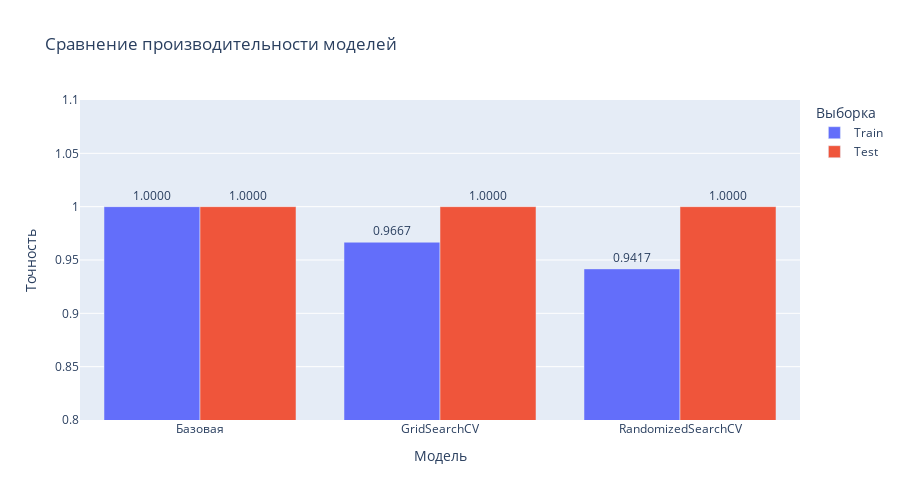

The code cell stored with this chart in its notebook:
### Markdown cell above
## Задание 4: Оптимизация гиперпараметров

1. Определите сетку параметров для поиска:
   - max_depth: [3, 5, 7, 10]
   - min_samples_split: [2, 5, 10]
   - min_samples_leaf: [1, 2, 4]
   - criterion: ['gini', 'entropy']

2. Используйте GridSearchCV для поиска лучших параметров
3. Визуализируйте результаты поиска по сетке
4. Сравните производительность оптимизированной модели с базовой

Дополнительно:
- Попробуйте добавить другие параметры для оптимизации
- Используйте RandomizedSearchCV для сравнения

### Code cell
import numpy as np
import pandas as pd
import matplotlib.pyplot as plt
import seaborn as sns
import plotly.express as px
import plotly.graph_objects as go
from sklearn.datasets import load_iris
from sklearn.model_selection import train_test_split, GridSearchCV, RandomizedSearchCV
from sklearn.tree import DecisionTreeClassifier, plot_tree
from sklearn.metrics import accuracy_score, classification_report
import time

iris = load_iris()
X = iris.data
y = iris.target

X_train, X_test, y_train, y_test = train_test_split(
    X, y, test_size=0.2, random_state=42
)

base_tree = DecisionTreeClassifier(random_state=42)
base_tree.fit(X_train, y_train)
base_train_score = base_tree.score(X_train, y_train)
base_test_score = base_tree.score(X_test, y_test)

print("=" * 60)
print("ЗАДАНИЕ 4: ОПТИМИЗАЦИЯ ГИПЕРПАРАМЕТРОВ")
print("=" * 60)

print("\nБазовая модель:")
print(f"  Точность на обучающей выборке: {base_train_score:.4f}")
print(f"  Точность на тестовой выборке: {base_test_score:.4f}")

param_grid = {
    'max_depth': [3, 5, 7, 10],
    'min_samples_split': [2, 5, 10],
    'min_samples_leaf': [1, 2, 4],
    'criterion': ['gini', 'entropy']
}

print("\n" + "=" * 60)
print("GRIDSEARCHCV - ПОИСК ЛУЧШИХ ПАРАМЕТРОВ")
print("=" * 60)
print(f"\nСетка параметров:")
for param, values in param_grid.items():
    print(f"  {param}: {values}")
print(f"\nВсего комбинаций: {np.prod([len(v) for v in param_grid.values()])}")

start_time = time.time()
grid_search = GridSearchCV(
    DecisionTreeClassifier(random_state=42),
    param_grid,
    cv=5,
    scoring='accuracy',
    n_jobs=-1,
    verbose=0
)
grid_search.fit(X_train, y_train)
grid_time = time.time() - start_time

print(f"\nВремя выполнения GridSearchCV: {grid_time:.2f} секунд")
print(f"\nЛучшие параметры:")
for param, value in grid_search.best_params_.items():
    print(f"  {param}: {value}")
print(f"\nЛучшая точность (CV): {grid_search.best_score_:.4f}")

best_tree = grid_search.best_estimator_
grid_train_score = best_tree.score(X_train, y_train)
grid_test_score = best_tree.score(X_test, y_test)

print(f"\nОптимизированная модель (GridSearch):")
print(f"  Точность на обучающей выборке: {grid_train_score:.4f}")
print(f"  Точность на тестовой выборке: {grid_test_score:.4f}")

results_df = pd.DataFrame(grid_search.cv_results_)

print("\n" + "=" * 60)
print("ДОПОЛНИТЕЛЬНО: RANDOMIZEDSEARCHCV")
print("=" * 60)

param_dist = {
    'max_depth': [3, 5, 7, 10, 15, None],
    'min_samples_split': [2, 5, 10, 15, 20],
    'min_samples_leaf': [1, 2, 4, 6, 8],
    'criterion': ['gini', 'entropy'],
    'max_features': ['sqrt', 'log2', None],
    'splitter': ['best', 'random']
}

print(f"\nРасширенная сетка параметров:")
for param, values in param_dist.items():
    print(f"  {param}: {values}")

start_time = time.time()
random_search = RandomizedSearchCV(
    DecisionTreeClassifier(random_state=42),
    param_dist,
    n_iter=50,
    cv=5,
    scoring='accuracy',
    n_jobs=-1,
    random_state=42,
    verbose=0
)
random_search.fit(X_train, y_train)
random_time = time.time() - start_time

print(f"\nВремя выполнения RandomizedSearchCV: {random_time:.2f} секунд")
print(f"\nЛучшие параметры:")
for param, value in random_search.best_params_.items():
    print(f"  {param}: {value}")
print(f"\nЛучшая точность (CV): {random_search.best_score_:.4f}")

random_tree = random_search.best_estimator_
random_train_score = random_tree.score(X_train, y_train)
random_test_score = random_tree.score(X_test, y_test)

print(f"\nОптимизированная модель (RandomSearch):")
print(f"  Точность на обучающей выборке: {random_train_score:.4f}")
print(f"  Точность на тестовой выборке: {random_test_score:.4f}")

print("\n" + "=" * 60)
print("ВИЗУАЛИЗАЦИЯ РЕЗУЛЬТАТОВ")
print("=" * 60)

top_10 = results_df.nlargest(10, 'mean_test_score')[['params', 'mean_test_score', 'std_test_score']]
print("\nТоп-10 комбинаций параметров:")
for idx, row in top_10.iterrows():
    print(f"\n{row['mean_test_score']:.4f} (+/- {row['std_test_score']:.4f})")
    print(f"  {row['params']}")

fig, axes = plt.subplots(2, 2, figsize=(15, 12))

param_effects = {}
for param in ['max_depth', 'min_samples_split', 'min_samples_leaf', 'criterion']:
    param_effects[param] = results_df.groupby(f'param_{param}')['mean_test_score'].mean()

axes[0, 0].plot(param_effects['max_depth'].index.astype(str), param_effects['max_depth'].values, 
                marker='o', linewidth=2, markersize=8, color='steelblue')
axes[0, 0].set_xlabel('max_depth', fontsize=11)
axes[0, 0].set_ylabel('Средняя точность CV', fontsize=11)
axes[0, 0].set_title('Влияние max_depth', fontsize=12, fontweight='bold')
axes[0, 0].grid(alpha=0.3)

axes[0, 1].plot(param_effects['min_samples_split'].index, param_effects['min_samples_split'].values,
                marker='o', linewidth=2, markersize=8, color='coral')
axes[0, 1].set_xlabel('min_samples_split', fontsize=11)
axes[0, 1].set_ylabel('Средняя точность CV', fontsize=11)
axes[0, 1].set_title('Влияние min_samples_split', fontsize=12, fontweight='bold')
axes[0, 1].grid(alpha=0.3)

axes[1, 0].plot(param_effects['min_samples_leaf'].index, param_effects['min_samples_leaf'].values,
                marker='o', linewidth=2, markersize=8, color='green')
axes[1, 0].set_xlabel('min_samples_leaf', fontsize=11)
axes[1, 0].set_ylabel('Средняя точность CV', fontsize=11)
axes[1, 0].set_title('Влияние min_samples_leaf', fontsize=12, fontweight='bold')
axes[1, 0].grid(alpha=0.3)

axes[1, 1].bar(param_effects['criterion'].index, param_effects['criterion'].values,
               color=['purple', 'orange'], alpha=0.7, edgecolor='black', linewidth=1.5)
axes[1, 1].set_xlabel('criterion', fontsize=11)
axes[1, 1].set_ylabel('Средняя точность CV', fontsize=11)
axes[1, 1].set_title('Влияние criterion', fontsize=12, fontweight='bold')
axes[1, 1].grid(axis='y', alpha=0.3)

plt.tight_layout()
plt.show()

comparison_data = {
    'Модель': ['Базовая', 'GridSearchCV', 'RandomizedSearchCV'] * 2,
    'Выборка': ['Train', 'Train', 'Train', 'Test', 'Test', 'Test'],
    'Точность': [base_train_score, grid_train_score, random_train_score,
                 base_test_score, grid_test_score, random_test_score]
}
comparison_df = pd.DataFrame(comparison_data)

fig = px.bar(comparison_df, x='Модель', y='Точность', color='Выборка',
             barmode='group',
             title='Сравнение производительности моделей',
             text='Точность')
fig.update_traces(texttemplate='%{text:.4f}', textposition='outside')
fig.update_layout(yaxis_range=[0.8, 1.1], height=500)
fig.show()

time_comparison = pd.DataFrame({
    'Метод': ['GridSearchCV', 'RandomizedSearchCV'],
    'Время (сек)': [grid_time, random_time],
    'Лучшая точность': [grid_search.best_score_, random_search.best_score_]
})

print("\n" + "=" * 60)
print("СРАВНЕНИЕ МЕТОДОВ ПОИСКА")
print("=" * 60)
print(time_comparison.to_string(index=False))

fig, ax = plt.subplots(figsize=(10, 6))
x = np.arange(len(time_comparison))
width = 0.35

bars1 = ax.bar(x - width/2, time_comparison['Время (сек)'], width, 
               label='Время (сек)', color='steelblue', alpha=0.7)
ax2 = ax.twinx()
bars2 = ax2.bar(x + width/2, time_comparison['Лучшая точность'], width,
                label='Лучшая точность', color='coral', alpha=0.7)

ax.set_xlabel('Метод', fontsize=12)
ax.set_ylabel('Время (секунды)', fontsize=12, color='steelblue')
ax2.set_ylabel('Точность', fontsize=12, color='coral')
ax.set_title('Сравнение GridSearchCV и RandomizedSearchCV', fontsize=14, fontweight='bold')
ax.set_xticks(x)
ax.set_xticklabels(time_comparison['Метод'])
ax.tick_params(axis='y', labelcolor='steelblue')
ax2.tick_params(axis='y', labelcolor='coral')

lines1, labels1 = ax.get_legend_handles_labels()
lines2, labels2 = ax2.get_legend_handles_labels()
ax.legend(lines1 + lines2, labels1 + labels2, loc='upper left')

plt.tight_layout()
plt.show()

plt.figure(figsize=(18, 8))
plot_tree(best_tree,
          feature_names=iris.feature_names,
          class_names=iris.target_names,
          filled=True,
          rounded=True,
          fontsize=10)
plt.title('Оптимизированное дерево решений (GridSearchCV)', fontsize=14, fontweight='bold')
plt.tight_layout()
plt.show()

print("\n✓ Задание 4 выполнено успешно!")

### Figure 1 — Plotly figure (JSON) as saved in the notebook; plotly's stock layout.template omitted (floating-point values rounded to 4 significant figures)
{"data": [{"alignmentgroup": "True", "hovertemplate": "Выборка=Train<br>Модель=%{x}<br>Точность=%{text}<extra></extra>", "legendgroup": "Train", "marker": {"color": "#636efa", "pattern": {"shape": ""}}, "name": "Train", "offsetgroup": "Train", "orientation": "v", "showlegend": true, "text": [1.0, 0.9667, 0.9417], "textposition": "outside", "texttemplate": "%{text:.4f}", "type": "bar", "x": ["Базовая", "GridSearchCV", "RandomizedSearchCV"], "xaxis": "x", "y": [1.0, 0.9667, 0.9417], "yaxis": "y"}, {"alignmentgroup": "True", "hovertemplate": "Выборка=Test<br>Модель=%{x}<br>Точность=%{text}<extra></extra>", "legendgroup": "Test", "marker": {"color": "#EF553B", "pattern": {"shape": ""}}, "name": "Test", "offsetgroup": "Test", "orientation": "v", "showlegend": true, "text": [1.0, 1.0, 1.0], "textposition": "outside", "texttemplate": "%{text:.4f}", "type": "bar", "x": ["Базовая", "GridSearchCV", "RandomizedSearchCV"], "xaxis": "x", "y": [1.0, 1.0, 1.0], "yaxis": "y"}], "layout": {"barmode": "group", "height": 500, "legend": {"title": {"text": "Выборка"}, "tracegroupgap": 0}, "title": {"text": "Сравнение производительности моделей"}, "xaxis": {"anchor": "y", "domain": [0, 1], "title": {"text": "Модель"}}, "yaxis": {"anchor": "x", "domain": [0, 1], "range": [0.8, 1.1], "title": {"text": "Точность"}}}}
